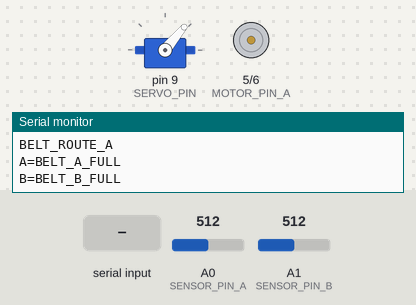
Recording of a sketch running on a simulated Arduino Uno, built with avr-gcc and run on an emulated ATmega328P. Shown: servo, motor-driver pin pairs drawn as motors (green arrow = first pin HIGH = forward, orange = second pin HIGH = backward, longer = more drive), the last lines printed to the serial monitor. Inputs (shaded band) come from the test bench; at power-on: A0 (SENSOR_PIN_A) = 512, A1 (SENSOR_PIN_B) = 512.

Above: at 1.2 s.
1.3 s: A0 (SENSOR_PIN_A) set to 610
2.8 s: "R\n" received over Serial
At 3.3 s:
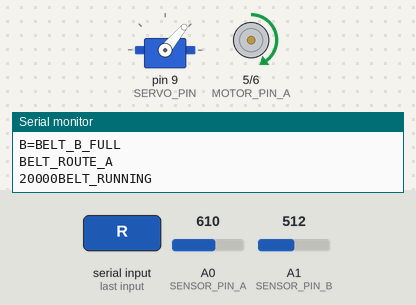
4.3 s: A1 (SENSOR_PIN_B) set to 610
5.8 s: A0 (SENSOR_PIN_A) set to 583
At 7.5 s:
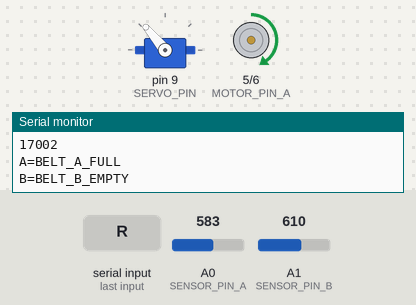
8.3 s: "E\n" received over Serial
At 8.7 s:
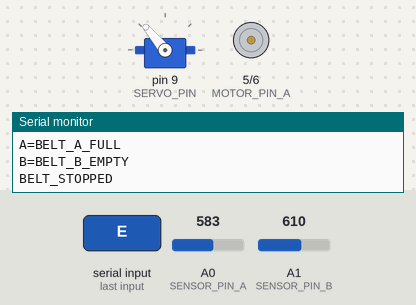
Timing chart, 0 to 10.8 s (numbered marks = the images above; inputs shaded):
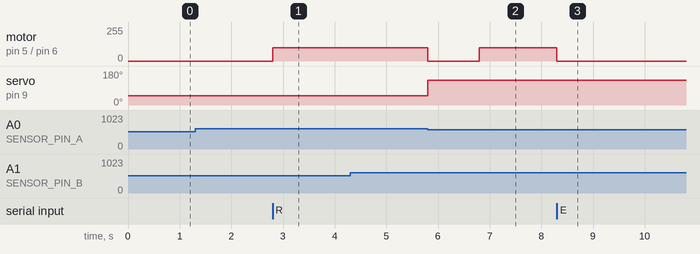

Measured:
- the behaviour switches between 600 and 599 on A0 (SENSOR_PIN_A) (found by bisection; images 1 and 2)
- after the input at 2.8 s, motor on pin 5 (MOTOR_PIN_A) / pin 6 (MOTOR_PIN_B): stopped → forward 100/255 at once
- after the input at 5.8 s, motor on pin 5 (MOTOR_PIN_A) / pin 6 (MOTOR_PIN_B): forward 100/255 → stopped at once, → forward 100/255 1.0 s later; servo on pin 9 (SERVO_PIN): 50° → 130° at once
- after the input at 8.3 s, motor on pin 5 (MOTOR_PIN_A) / pin 6 (MOTOR_PIN_B): forward 100/255 → stopped at once

The sketch:

Conveyor_v1.ino
```cpp
#include <Servo.h>

const int MOTOR_PIN_A = 5;  // PWM
const int MOTOR_PIN_B = 6;  // PWM
const int SERVO_PIN = 9;    // 서보는 Servo.write() 사용
const int SENSOR_PIN_A = A0;
const int SENSOR_PIN_B = A1;
const int CDS_THRESHOLD = 600;  // 조도센서 기준값

const int MOTOR_SPEED = 100; // PWM 속도

// enum 대체: ROUTE_A = 0, ROUTE_B = 1, ROUTE_NONE = 2
#define ROUTE_A 0
#define ROUTE_B 1
#define ROUTE_NONE 2
int currentRoute = ROUTE_A;
int routeLock = ROUTE_NONE;

unsigned long motorStartTime = 0;
unsigned long motorEndTime = 0;  // [추가] 종료시각 저장
unsigned long remainingTime = 0;
const unsigned long MOTOR_DURATION = 20000; // 20초
bool motorRunning = false;

Servo conveyorServo;

void setup() {
  pinMode(MOTOR_PIN_A, OUTPUT);
  pinMode(MOTOR_PIN_B, OUTPUT);
  Serial.begin(9600);
  conveyorServo.attach(SERVO_PIN);
  conveyorServo.write(50);
  Serial.println("BELT_ROUTE_A"); // default A route
}

void loop() {
  reportStatus() ;
  if (Serial.available() > 0) {
  String command = Serial.readStringUntil('\n');
  command.trim();

  if (command == "R" && !motorRunning) {
    if (decideRoute()) {
      startMotor(MOTOR_DURATION);
    } else {
      //Serial.println("BELT_ALL_FULL2 → CANT RUN ");
    }
  }
  else if (command == "E") {
    stopMotor();
  }
}

  if (motorRunning) {
    if (millis() >= motorEndTime) {  // [수정] motorEndTime 기준으로 종료 판단
      stopMotor();
    }

    if (isWarehouseFull(currentRoute)) {
      unsigned long elapsed = millis() - motorStartTime;
      stopMotor();
      remainingTime = motorEndTime - millis();  // [수정] 정확한 남은 시간 계산

      if (currentRoute == ROUTE_A && !isWarehouseFull(ROUTE_B)) {
        currentRoute = ROUTE_B;
        routeLock = ROUTE_B;
        conveyorServo.write(130);
        Serial.println("BELT_ROUTE_B");
        //Serial.println("BELT_A_FULL2");
      } else if (currentRoute == ROUTE_B && !isWarehouseFull(ROUTE_A)) {
        currentRoute = ROUTE_A;
        routeLock = ROUTE_A;
        conveyorServo.write(50);
        Serial.println("BELT_ROUTE_A");
        //Serial.println("BELT_B_FULL2");
      } else {
        Serial.println("BELT_ALL_FULL while Running");
        return;
      }

      delay(1000); // 서보 회전 대기(이미 구동한시간저장해둠 딜레이OK)
      startMotor(remainingTime);  // 남은 시간으로 재시작
      //Serial.print("Start with remaining time: ");
      Serial.println(remainingTime);
    }
  }
}
//초기 구동 방향성 제시
bool decideRoute() {
  if (routeLock != ROUTE_NONE) {
    currentRoute = routeLock;
    //Serial.println("routeLock ON");
    return true;
  }

  bool fullA = isWarehouseFull(ROUTE_A);
  bool fullB = isWarehouseFull(ROUTE_B);

  if (!fullA) {
    currentRoute = ROUTE_A;
    routeLock = ROUTE_A;
  }
  else if (!fullB) {
    currentRoute = ROUTE_B;
    routeLock = ROUTE_B;
  }
  else {
    Serial.println("BELT_ALL_FULL at beginning");
    return false;
  }

  if (currentRoute == ROUTE_A) {
    conveyorServo.write(50);
    Serial.println("BELT_ROUTE_A");

  }
  else if (currentRoute == ROUTE_B) {
    conveyorServo.write(130);
    Serial.println("BELT_ROUTE_B");
    delay(800);
  }

  return true;
}

// [수정] duration 인자를 받도록 수정
void startMotor(unsigned long duration) {
  analogWrite(MOTOR_PIN_A, MOTOR_SPEED);
  analogWrite(MOTOR_PIN_B, 0);
  motorStartTime = millis();
  motorEndTime = motorStartTime + duration;
  motorRunning = true;
  //Serial.print("Motor start (Remain time: ");
  Serial.print(duration);
  Serial.println("BELT_RUNNING");
}

void stopMotor() {
  analogWrite(MOTOR_PIN_A, 0);
  analogWrite(MOTOR_PIN_B, 0);
  motorRunning = false;
  //Serial.println("Motor Stop by stopMotor()");
  Serial.println("BELT_STOPPED");
}

bool isWarehouseFull(int route) {
  int value = 0;
  if (route == ROUTE_A) {
    value = analogRead(SENSOR_PIN_A);
  } else if (route == ROUTE_B) {
    value = analogRead(SENSOR_PIN_B);
  }
  //Serial.print("조도센서 값 (");
  //Serial.print((route == ROUTE_A) ? "A" : "B");
  //Serial.print;("): ");
  //Serial.println(value);
  return value < CDS_THRESHOLD;
}

int lastAState = -1;
int lastBState = -1;

void reportStatus() {
  int aNow = isWarehouseFull(ROUTE_A);
  int bNow = isWarehouseFull(ROUTE_B);

  if (aNow != lastAState || bNow != lastBState) {
    Serial.print("A=");
    Serial.println(aNow ? "BELT_A_FULL" : "BELT_A_EMPTY");
    Serial.print("B=");
    Serial.println(bNow ? "BELT_B_FULL" : "BELT_B_EMPTY");

    lastAState = aNow;
    lastBState = bNow;
  }
}
```
